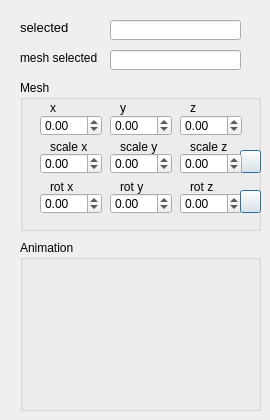
   <widget class="QWidget" name="animation">
    <widget class="QLabel" name="label_35">
     <property name="geometry">
      <rect>
       <x>20</x>
       <y>20</y>
       <width>51</width>
       <height>16</height>
      </rect>
     </property>
     <property name="text">
      <string>&lt;!DOCTYPE HTML PUBLIC &quot;-//W3C//DTD HTML 4.0//EN&quot; &quot;http://www.w3.org/TR/REC-html40/strict.dtd&quot;&gt;
&lt;html&gt;&lt;head&gt;&lt;meta name=&quot;qrichtext&quot; content=&quot;1&quot; /&gt;&lt;style type=&quot;text/css&quot;&gt;
p, li { white-space: pre-wrap; }
&lt;/style&gt;&lt;/head&gt;&lt;body style=&quot; font-family:'Century Schoolbook L'; font-size:10pt; font-weight:400; font-style:normal;&quot;&gt;
&lt;p style=&quot; margin-top:0px; margin-bottom:0px; margin-left:0px; margin-right:0px; -qt-block-indent:0; text-indent:0px;&quot;&gt;selected&lt;/p&gt;&lt;/body&gt;&lt;/html&gt;</string>
     </property>
    </widget>
    <widget class="QLineEdit" name="le_aniselected">
     <property name="geometry">
      <rect>
       <x>110</x>
       <y>20</y>
       <width>131</width>
       <height>20</height>
      </rect>
     </property>
    </widget>
    <widget class="QLineEdit" name="le_meshsani_selected">
     <property name="geometry">
      <rect>
       <x>110</x>
       <y>50</y>
       <width>131</width>
       <height>20</height>
      </rect>
     </property>
    </widget>
    <widget class="QLabel" name="label_41">
     <property name="geometry">
      <rect>
       <x>20</x>
       <y>50</y>
       <width>91</width>
       <height>16</height>
      </rect>
     </property>
     <property name="text">
      <string>mesh selected</string>
     </property>
    </widget>
    <widget class="QGroupBox" name="groupBox_mesh">
     <property name="geometry">
      <rect>
       <x>20</x>
       <y>80</y>
       <width>241</width>
       <height>151</height>
      </rect>
     </property>
     <property name="title">
      <string>Mesh</string>
     </property>
     <widget class="QDoubleSpinBox" name="poswx_group_3">
      <property name="geometry">
       <rect>
        <x>20</x>
        <y>35</y>
        <width>62</width>
        <height>21</height>
       </rect>
      </property>
      <property name="decimals">
       <number>2</number>
      </property>
      <property name="minimum">
       <double>-10000.000000000000000</double>
      </property>
      <property name="maximum">
       <double>10000.000000000000000</double>
      </property>
     </widget>
     <widget class="QLabel" name="label_84">
      <property name="geometry">
       <rect>
        <x>30</x>
        <y>20</y>
        <width>16</width>
        <height>16</height>
       </rect>
      </property>
      <property name="text">
       <string>x</string>
      </property>
     </widget>
     <widget class="QLabel" name="label_85">
      <property name="geometry">
       <rect>
        <x>170</x>
        <y>20</y>
        <width>16</width>
        <height>16</height>
       </rect>
      </property>
      <property name="text">
       <string>z</string>
      </property>
     </widget>
     <widget class="QDoubleSpinBox" name="poswz_group_3">
      <property name="geometry">
       <rect>
        <x>160</x>
        <y>35</y>
        <width>62</width>
        <height>21</height>
       </rect>
      </property>
      <property name="decimals">
       <number>2</number>
      </property>
      <property name="minimum">
       <double>-10000.000000000000000</double>
      </property>
      <property name="maximum">
       <double>10000.000000000000000</double>
      </property>
     </widget>
     <widget class="QLabel" name="label_86">
      <property name="geometry">
       <rect>
        <x>100</x>
        <y>20</y>
        <width>16</width>
        <height>16</height>
       </rect>
      </property>
      <property name="text">
       <string>y</string>
      </property>
     </widget>
     <widget class="QDoubleSpinBox" name="poswy_group_3">
      <property name="geometry">
       <rect>
        <x>90</x>
        <y>35</y>
        <width>62</width>
        <height>21</height>
       </rect>
      </property>
      <property name="decimals">
       <number>2</number>
      </property>
      <property name="minimum">
       <double>-10000.000000000000000</double>
      </property>
      <property name="maximum">
       <double>10000.000000000000000</double>
      </property>
     </widget>
     <widget class="QDoubleSpinBox" name="scaley_group_3">
      <property name="geometry">
       <rect>
        <x>90</x>
        <y>73</y>
        <width>62</width>
        <height>21</height>
       </rect>
      </property>
      <property name="decimals">
       <number>2</number>
      </property>
      <property name="minimum">
       <double>-10000.000000000000000</double>
      </property>
      <property name="maximum">
       <double>10000.000000000000000</double>
      </property>
      <property name="value">
       <double>0.000000000000000</double>
      </property>
     </widget>
     <widget class="QLabel" name="label_87">
      <property name="geometry">
       <rect>
        <x>100</x>
        <y>59</y>
        <width>41</width>
        <height>16</height>
       </rect>
      </property>
      <property name="text">
       <string>scale y</string>
      </property>
     </widget>
     <widget class="QLabel" name="label_88">
      <property name="geometry">
       <rect>
        <x>170</x>
        <y>59</y>
        <width>41</width>
        <height>16</height>
       </rect>
      </property>
      <property name="text">
       <string>scale z</string>
      </property>
     </widget>
     <widget class="QPushButton" name="applyscale_group_3">
      <property name="geometry">
       <rect>
        <x>220</x>
        <y>70</y>
        <width>21</width>
        <height>23</height>
       </rect>
      </property>
      <property name="toolTip">
       <string>Apply scale</string>
      </property>
      <property name="text">
       <string/>
      </property>
      <property name="icon">
       <iconset resource="../resources/mainresource.qrc">
        <normaloff>:/mainres/images/add.png</normaloff>:/mainres/images/add.png</iconset>
      </property>
      <property name="default">
       <bool>true</bool>
      </property>
      <property name="flat">
       <bool>false</bool>
      </property>
     </widget>
     <widget class="QLabel" name="label_89">
      <property name="geometry">
       <rect>
        <x>30</x>
        <y>59</y>
        <width>41</width>
        <height>16</height>
       </rect>
      </property>
      <property name="text">
       <string>scale x</string>
      </property>
     </widget>
     <widget class="QDoubleSpinBox" name="scalex_group_3">
      <property name="geometry">
       <rect>
        <x>20</x>
        <y>73</y>
        <width>62</width>
        <height>21</height>
       </rect>
      </property>
      <property name="decimals">
       <number>2</number>
      </property>
      <property name="minimum">
       <double>-10000.000000000000000</double>
      </property>
      <property name="maximum">
       <double>10000.000000000000000</double>
      </property>
      <property name="value">
       <double>0.000000000000000</double>
      </property>
     </widget>
     <widget class="QDoubleSpinBox" name="scalez_group_3">
      <property name="geometry">
       <rect>
        <x>160</x>
        <y>73</y>
        <width>62</width>
        <height>21</height>
       </rect>
      </property>
      <property name="decimals">
       <number>2</number>
      </property>
      <property name="minimum">
       <double>-10000.000000000000000</double>
      </property>
      <property name="maximum">
       <double>10000.000000000000000</double>
      </property>
      <property name="value">
       <double>0.000000000000000</double>
      </property>
     </widget>
     <widget class="QLabel" name="label_90">
      <property name="geometry">
       <rect>
        <x>170</x>
        <y>99</y>
        <width>41</width>
        <height>16</height>
       </rect>
      </property>
      <property name="text">
       <string>rot z</string>
      </property>
     </widget>
     <widget class="QLabel" name="label_91">
      <property name="geometry">
       <rect>
        <x>30</x>
        <y>99</y>
        <width>41</width>
        <height>16</height>
       </rect>
      </property>
      <property name="text">
       <string>rot x</string>
      </property>
     </widget>
     <widget class="QDoubleSpinBox" name="rotatey_group_3">
      <property name="geometry">
       <rect>
        <x>90</x>
        <y>113</y>
        <width>62</width>
        <height>21</height>
       </rect>
      </property>
      <property name="decimals">
       <number>2</number>
      </property>
      <property name="minimum">
       <double>-10000.000000000000000</double>
      </property>
      <property name="maximum">
       <double>10000.000000000000000</double>
      </property>
     </widget>
     <widget class="QDoubleSpinBox" name="rotatez_group_3">
      <property name="geometry">
       <rect>
        <x>160</x>
        <y>113</y>
        <width>62</width>
        <height>21</height>
       </rect>
      </property>
      <property name="decimals">
       <number>2</number>
      </property>
      <property name="minimum">
       <double>-10000.000000000000000</double>
      </property>
      <property name="maximum">
       <double>10000.000000000000000</double>
      </property>
     </widget>
     <widget class="QLabel" name="label_92">
      <property name="geometry">
       <rect>
        <x>100</x>
        <y>99</y>
        <width>41</width>
        <height>16</height>
       </rect>
      </property>
      <property name="text">
       <string>rot y</string>
      </property>
     </widget>
     <widget class="QDoubleSpinBox" name="rotatex_group_3">
      <property name="geometry">
       <rect>
        <x>20</x>
        <y>113</y>
        <width>62</width>
        <height>21</height>
       </rect>
      </property>
      <property name="decimals">
       <number>2</number>
      </property>
      <property name="minimum">
       <double>-10000.000000000000000</double>
      </property>
      <property name="maximum">
       <double>10000.000000000000000</double>
      </property>
     </widget>
     <widget class="QPushButton" name="applyrotate_group_3">
      <property name="geometry">
       <rect>
        <x>220</x>
        <y>110</y>
        <width>21</width>
        <height>23</height>
       </rect>
      </property>
      <property name="toolTip">
       <string>Apply rotate</string>
      </property>
      <property name="text">
       <string/>
      </property>
      <property name="icon">
       <iconset resource="../resources/mainresource.qrc">
        <normaloff>:/mainres/images/add.png</normaloff>:/mainres/images/add.png</iconset>
      </property>
      <property name="default">
       <bool>true</bool>
      </property>
      <property name="flat">
       <bool>false</bool>
      </property>
     </widget>
    </widget>
    <widget class="QGroupBox" name="groupBox_8">
     <property name="geometry">
      <rect>
       <x>20</x>
       <y>240</y>
       <width>241</width>
       <height>171</height>
      </rect>
     </property>
     <property name="title">
      <string>Animation</string>
     </property>
    </widget>
   </widget>
